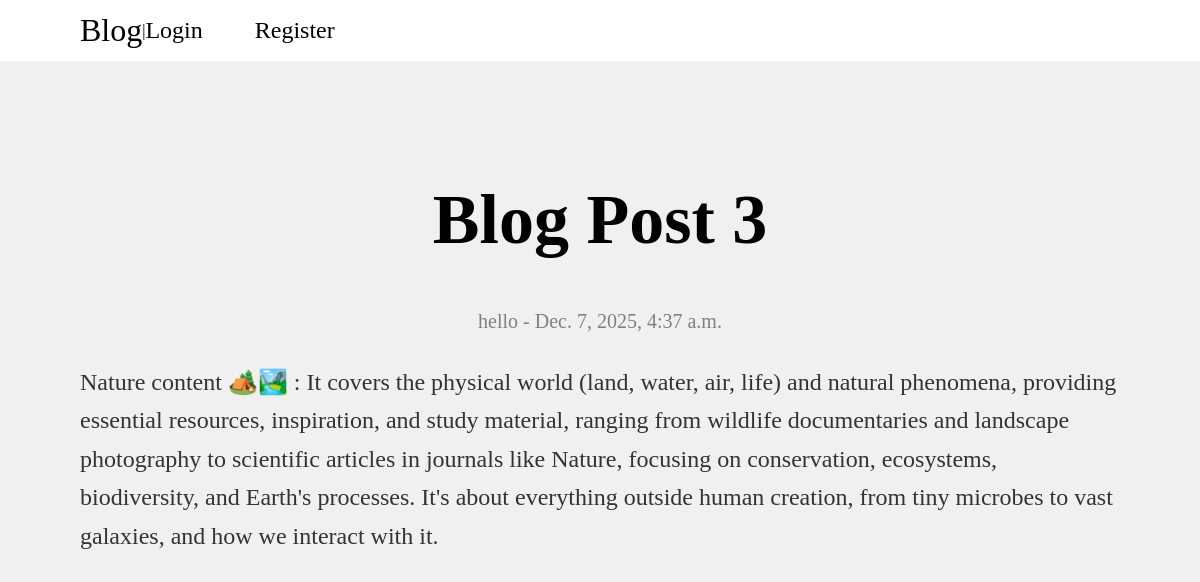
/blog/post/3/, run on the app's committed database.
### Blog/models.py (models this page shows, shortened)
class BlogPost(models.Model):
    title = models.CharField(max_length=200)
    content = models.TextField()
    author = models.ForeignKey(User, on_delete=models.CASCADE)
    date_posted = models.DateTimeField(auto_now_add=True)

### Blog/views.py (the view)
# urls.py: path('post/<int:pk>/', views.post_view, name='post_view'),
def post_view(request,pk):
    post = BlogPost.objects.get(pk = pk)
    return render(request, 'post_details.html', {'post': post})

### templates/post_details.html (shortened to what this page needs)
<!DOCTYPE html>
<html lang="en">
<head>
</head>
<body>
    {% extends 'base.html' %}
    {% block content %}
    <div class = "blog-container">
        <h2 class = 'header'> {{ post.title }}</h2>
        <p class = "details">{{ post.author }}  -  {{ post.date_posted }}</p>
        <p class = "content">{{ post.content }}</p>
    </div>
    {% endblock %}

### templates/post_details.html (style rules this page uses)
* { padding: 0px; margin: 0px; box-sizing: border-box; }
body { background-color: #f0f0f0; }
.blog-container { padding: 180px 80px 0px 80px; background-color: #f0f0f0; display : flex; flex-direction: column; align-items: center; font-family: Cambria, Cochin, Georgia, Times, 'Times New Roman', serif; }
.header { font-size: 70px; margin-bottom: 50px; }
.details { font-size: 20px; margin-bottom: 30px; color: grey; }
.content { font-size: 24px; line-height: 1.6; color: #333; }

### data on the page
BlogPost: title "Blog Post 3", author "hello", date_posted "Dec. 7, 2025, 4:37 a.m.", content "Nature content 🏕️🏞️ : It covers the physical world (land, water, air, life) and natural phenomena, providing essential resources, inspiration, and study material, ranging from wildlife documentaries and landscape photography to scientific articles in journals like Nature, focusing on conservation, ecosystems, biodiversity, and Earth's processes. It's about everything outside human creation, from tiny microbes to vast galaxies, and how we interact with it."
